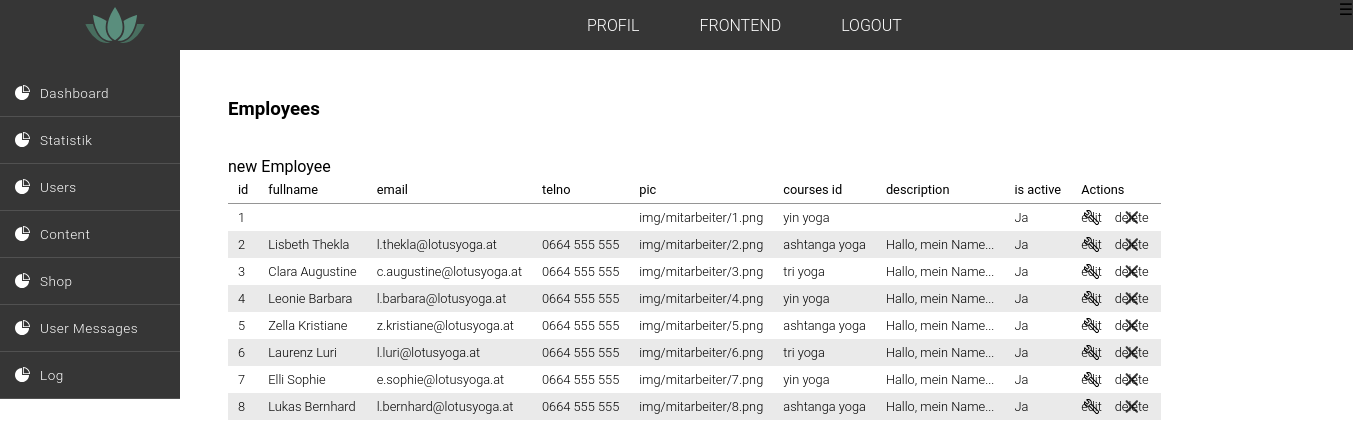
/backend/index.php?page=employees, run on the app's committed database.
### tables this page shows
CREATE TABLE `employees` (
  `id` int(11) NOT NULL AUTO_INCREMENT,
  `fullname` varchar(50) NOT NULL,
  `email` varchar(60) NOT NULL,
  `telno` varchar(20) NOT NULL,
  `pic` varchar(150) NOT NULL,
  `courses_id` int(11) NOT NULL,
  `description` varchar(700) NOT NULL DEFAULT '',
  `is_active` tinyint(1) NOT NULL DEFAULT '1',
  `deleted_at` timestamp NULL DEFAULT NULL,
  PRIMARY KEY (`id`)
);

CREATE TABLE `courses` (
  `id` int(11) NOT NULL AUTO_INCREMENT,
  `_name` varchar(40) NOT NULL,
  `beschreibung` varchar(500) NOT NULL,
  `is_active` tinyint(1) NOT NULL DEFAULT '1',
  `deleted_at` timestamp NULL DEFAULT NULL,
  PRIMARY KEY (`id`)
);

### backend/logic/logic.php (called while the page is built, shortened)
<?php
include('views/site_backend.php');

### functions/helpers.php (called while the page is built, shortened)
<?php
function bool_to_word($bool){
    if($bool == 1){
        $word = 'Ja';
    }else{
        $word = 'Nein';
    }
    return $word;
}
function truncate($text, $chars = 20) {
    $text = $text." ";
    $text = substr($text,0,$chars);
    $text = substr($text,0,strrpos($text,' '));
    $text = $text."...";
    return $text;
}
function underscore_to_space($input_name){
    $input_name_space = str_replace('_', ' ', $input_name);
    return $input_name_space;
}

### functions/table_functions.php (the view, shortened to what this page needs)
<?php
function sql_query($table_name, $current_page, $entries_per_page, $order_by, $order_dir){
    global $link;
    $limit_start = $current_page * $entries_per_page - $entries_per_page;
    $sql = "SELECT * FROM " .$table_name ." WHERE deleted_at IS NULL ORDER BY " .$order_by ." " .$order_dir ." LIMIT " .$limit_start .", " .$entries_per_page;
    $result = mysqli_query($link, $sql);
    $content_array = mysqli_fetch_all($result, MYSQLI_ASSOC);
    return $content_array;
}
function create_table($content_array){
    global $link;
    $table_name = $_GET['page'];
    $ths = "";
    $tds = "";
    $ths .= "<table class=\"table_backend\">";
    $ths .= "<thead>";
    $ths .= "<tr>";
    $tds .= " <th>Actions</th>\n\r";
    $tds .= " </tr>\n\r";
    $tds .= " </thead>\n\r";
    $tds .= " <tbody>\n\r";
    for($i = 0; $i < count($content_array); $i++){
        $tds .= "<tr>";
        foreach($content_array[$i] as $col => $wert){
            if($i == 0 && $col != 'deleted_at'){
                $ths .= "<th>" .sort_table($table_name, $col, underscore_to_space($col)) ."</th>";
            }
            if(substr($col, 0, 3) == 'is_' || substr($col, 0, 3) == 'in_'){
                $tds .= "<td>" .bool_to_word($wert) ."</td>";
            }elseif(substr($col, -3, 3) == '_at' && $col != 'deleted_at'){
                $tds .= "<td>" .date_to_better_date(substr($wert, 0, -8)) ."</td>";
            }elseif(substr($col, -3, 3) == '_id'){
                $sql1 = "SELECT " .'_name' ." FROM " .substr($col, 0, -3) ." WHERE id = " .$wert;
                $result1 = mysqli_query($link, $sql1);
                $col_name = mysqli_fetch_all($result1, MYSQLI_ASSOC);
                $tds .= "<td>" .$col_name[0]['_name'] ."</td>";
            }elseif(strlen($wert) > 30) {
                $tds .= "<td>" .truncate($wert) ."</td>";
            }elseif($col == 'birthday') {
                $tds .= "<td>" .date_to_better_date($wert)."</td>";
            }elseif($col == 'deleted_at') {
                $tds .= " ";
            }else {
                $tds .= "<td>" .$wert ."</td>";
            }
        }
        $tds .= "<td>";
        $tds .= "<a class=\"edit small_edit\" href=\"index.php?page=" .$_GET['page'] ."&amp;action=edit&amp;id=" .$content_array[$i]['id'] ."\">edit</a>";
        $tds .= "<a class=\"delete small_delete\" href=\"index.php?page=" .$_GET['page'] ."&amp;action=delete&amp;id=" .$content_array[$i]['id'] ."\">delete</a>";
        $tds .= "</td>";
        $tds .= "</tr>";
        $return = ['ths' => $ths, 'tds' => $tds];
        if($i == count($content_array) -1){
            return $return;
        }
    }
}
function sort_table($site, $column, $anchor) {
    $order_dir = isset($_GET["order_dir"]) && $_GET["order_dir"] == "desc" ? "asc" : "desc";
    $output = <<<HEREDOC
<a href="?page=$site&order_by=$column&order_dir=$order_dir">$anchor</a>
HEREDOC;
    return $output;
}

### backend/header.php (shortened to what this page needs)
<!DOCTYPE html>
<html lang="de">
<head>
    <link rel="stylesheet" href="../css/styles.css">
</head>
<body class="body_backend">
<header class="header_backend">
    <div class=" logo_wrapper">
        <h1 class="logo">
            <a href="index.php?page=dashboard">
            </a>
        </h1>
    </div>
        <ul class="nav_header_backend">
            <li><a href="#">profil</a></li>
            <li><a href="../index.php?page=home">Frontend</a></li>
            <li><a href="../index.php?page=home&amp;action=logout">logout</a></li>
        </ul>
       <div class="handle">&#9776;﻿</div>
</header>
<div class="backend_wrapper">
    <nav class="nav_backend" >
        <ul >
            <li><a href="index.php?page=dashboard"> <img class="icon" src=" ../img/icons/statistik.svg" /><span class="text-wrapper">Dashboard</span></a></li>
            <li><a href="index.php?page=statistik"> <img class="icon" src=" ../img/icons/statistik.svg" /><span class="text-wrapper">Statistik</span></a></li>
            <li><a href="#"> <img class="icon" src=" ../img/icons/statistik.svg" /><span class="text-wrapper">Users</span></a>
            </li>
            <li><a href="#"> <img class="icon" src=" ../img/icons/statistik.svg" /><span class="text-wrapper">Content</span></a>
            </li>
            <li><a href="#"> <img class="icon" src=" ../img/icons/statistik.svg" /><span class="text-wrapper">Shop</span></a>
            </li>
            <li><a href="index.php?page=user_messages"> <img class="icon" src=" ../img/icons/statistik.svg" /><span class="text-wrapper">User Messages</span></a></li>
            <li><a href="index.php?page=log"> <img class="icon" src=" ../img/icons/statistik.svg" /><span class="text-wrapper">Log</span></a></li>
        </ul>
    </nav>

### backend/index.php (shortened to what this page needs)
<?php
$views  = ('views/');
$entries_per_page = 10;
$current_page = isset($_GET['site']) ? $_GET["site"] : 1;
$page = isset($_GET["page"]) ? $_GET["page"] : "";
$order_by = isset($_GET['order_by']) ? $_GET["order_by"] : "id";
$order_dir = isset($_GET['order_dir']) ? $_GET["order_dir"] : "ASC";
include("../functions/table_functions.php");
include("../functions/form_functions.php");
include('../functions/helpers.php');
include('header.php');
if( ! isset($_GET['page']) || $_GET['page'] == 'dashboard' ){
    $page = "dashboard";
    $views .= $page .".php";
    include($views);
}elseif($page == "statistik"){
    $views .= $page .".php";
    include($views);
}else{
    $page = $_GET['page'];
    if($page != 'dashboard'){
        include('logic/logic.php');
    }
}
include('footer.php');

### backend/views/site_backend.php (shortened to what this page needs)
<section class="content-wrapper_backend">
    <h3 class="main-hl_backend">
        <a href="index.php?page=<?php echo $_GET['page'] ?>">
             <?php
             $new_item ="new ";
                    $page_name = ucfirst($_GET['page']);
                    echo $page_name;
                    $new_item .= substr($page_name, 0, -1);
            ?>
</a>
</h3>
<a class="btn_table" href="index.php?page=<?php echo $_GET['page'] ?>&amp;action=new"><?php echo $new_item ?></a>
    <?php include('table.php'); ?>
</section>

### backend/views/table.php (shortened to what this page needs)
<?php
        $table = create_table(sql_query($_GET['page'], $current_page, $entries_per_page, $order_by, $order_dir));
        echo $table['ths'];
        echo $table['tds'];
        echo "</tbody>\n\r</table>";
    ?>

### backend/footer.php (shortened to what this page needs)
        </div>
    </body>
</html>

### css/styles.css (style rules this page uses)
* { font-family: 'Roboto', Helvetica, Verdana, sans-serif; box-sizing: border-box; margin: 0; padding: 0; list-style: none; text-decoration: none; }
html { position: relative; min-height: 100%; }
a { color: inherit; }
.main h2, h3 { text-align: center; }
.logo, .cart { width: 60px; height: 50px; text-indent: -99999px; background-repeat: no-repeat; background-position: center; }
.logo { margin-left: 50px; background-image: url(../img/logo.svg); background-size: cover; }
.logo a, .cart a { display: block; height: 100%; }
.delete, .edit { width: 20px; height: 20px; margin-right: 2px; text-indent: -99999px; background-repeat: no-repeat; background-position: center; background-size: contain; }
.delete { background-image: url('../img/icons/close.svg'); }
.edit { margin-right: 1em; background-image: url('../img/icons/wrench75.svg'); }
.small_delete, .small_edit { width: 15px; height: 15px; }
.header_backend { display: flex; width: 100%; height: 50px; background-color: #363636; justify-content: space-between; }
.nav_header_backend { display: flex; align-items: center; }
.nav_header_backend li { font-weight: 300; display: flex; flex-direction: column; margin-right: 30px; text-transform: uppercase; justify-content: center; }
.nav_header_backend a { height: 100%; padding: 15px; transition: all 0.2s ease-in-out; color: white; }
.logo_wrapper { display: flex; width: 180px; justify-content: center; }
.backend_wrapper { display: flex; width: 100vw; }
.nav_backend li { white-space: nowrap; background: #363636; }
.nav_backend a { width: 150px; padding: 20px; color: #fff; }
.nav_backend span, .nav_backend a { font-size: 1vw; display: inline-block; text-align: center; }
.nav_backend { font-size: 0.9em; font-weight: 300; min-width: 180px; height: 100%; letter-spacing: 0.5px; background-color: #363636; }
.nav_backend ul { padding-top: 20px; }
.nav_backend li { border-bottom: 1px solid #515151; }
.nav_backend a { display: flex; width: 100%; padding: 15px; padding-right: 10px; transition: all 0.4s linear; color: white; }
.icon { width: 15px; height: 15px; }
.text-wrapper { margin-left: 10px; }
.content-wrapper_backend { width: 100%; padding: 3em; }
.main-hl_backend { display: flex; margin-bottom: 2em; padding: 0; justify-content: flex-start; }
.table_backend { margin-bottom: 2em; border-spacing: 0.5rem; border-collapse: collapse; }
.table_backend th, .table_backend td { font-size: 0.8em; padding: 6px 10px 6px; }
.table_backend th { font-weight: 400; text-align: left; border-bottom: 1px solid #959595; }
.table_backend td { font-weight: 300; }
.table_backend tr:nth-child(2n) { background-color: #eaeaea; }

### data on the page
employees: id "1 img/mitarbeiter/1.png", is_active "Ja"
courses: _name "yin yoga yin yoga yin yoga"
employees: id "2 Lisbeth Thekla l.thekla@lotusyoga.at 0664 555 555 img/mitarbeiter/2.png", description "Hallo, mein Name...", is_active "Ja"
courses: _name "ashtanga yoga ashtanga yoga ashtanga yoga"
employees: id "3 Clara Augustine c.augustine@lotusyoga.at 0664 555 555 img/mitarbeiter/3.png", description "Hallo, mein Name...", is_active "Ja"
courses: _name "tri yoga tri yoga"
employees: id "4 Leonie Barbara l.barbara@lotusyoga.at 0664 555 555 img/mitarbeiter/4.png", description "Hallo, mein Name...", is_active "Ja"
employees: id "5 Zella Kristiane z.kristiane@lotusyoga.at 0664 555 555 img/mitarbeiter/5.png", description "Hallo, mein Name...", is_active "Ja"
employees: id "6 Laurenz Luri l.luri@lotusyoga.at 0664 555 555 img/mitarbeiter/6.png", description "Hallo, mein Name...", is_active "Ja"
employees: id "7 Elli Sophie e.sophie@lotusyoga.at 0664 555 555 img/mitarbeiter/7.png", description "Hallo, mein Name...", is_active "Ja"
employees: id "8 Lukas Bernhard l.bernhard@lotusyoga.at 0664 555 555 img/mitarbeiter/8.png", description "Hallo, mein Name...", is_active "Ja"

### other printed values
$page_name "Employees"
$new_item "new Employee"
$anchor "id fullname email telno pic courses id description is active"
